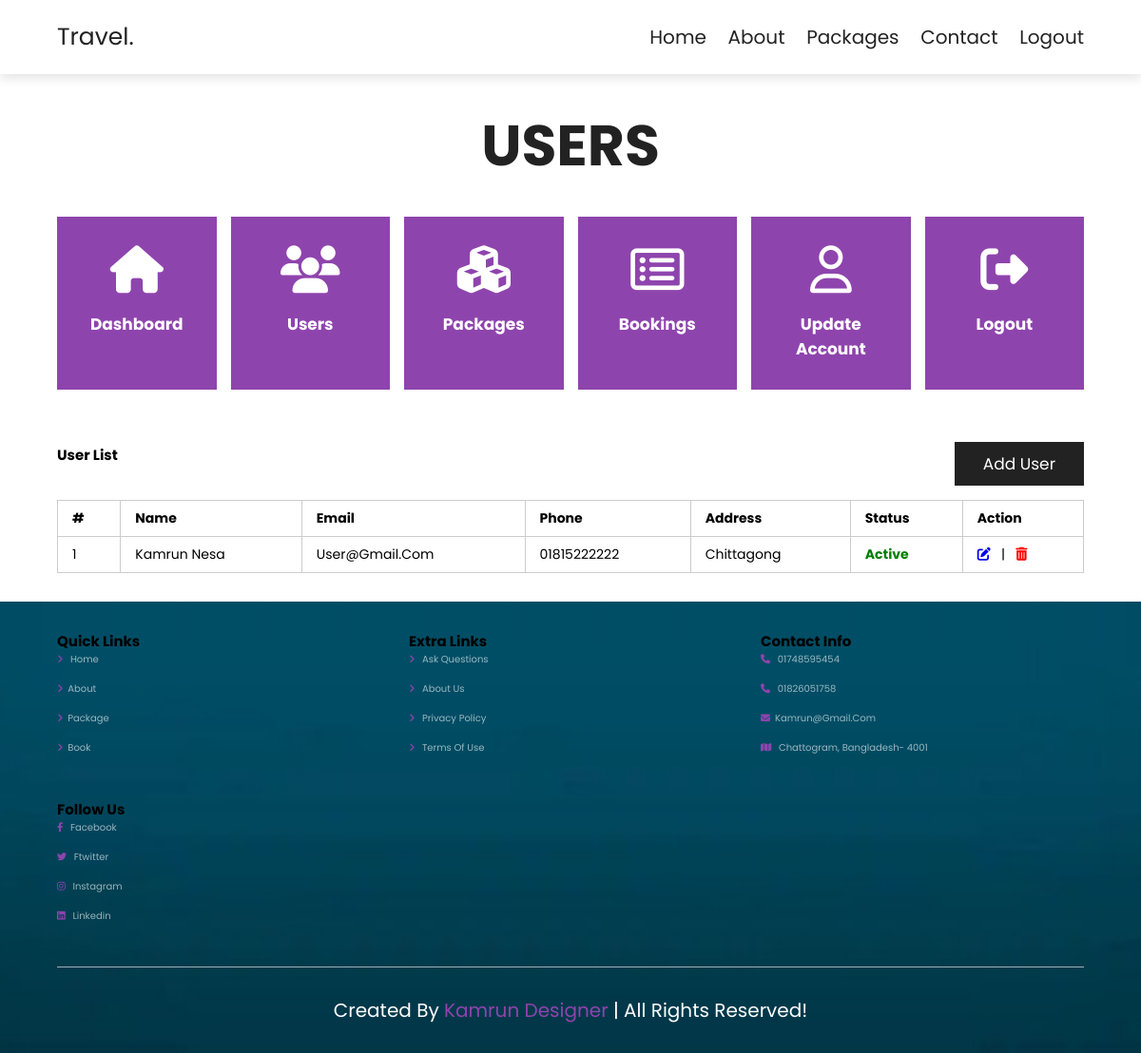
Screenshot of /admin/users/index.php (signed in) with the database file from the repository.
### tables this page shows
CREATE TABLE `users` (
  `id` int NOT NULL,
  `name` varchar(50) NOT NULL,
  `phone` varchar(20) NOT NULL,
  `address` varchar(150) NOT NULL,
  `email` varchar(150) NOT NULL,
  `password` varchar(150) NOT NULL,
  `role` enum('admin','user') NOT NULL DEFAULT 'user',
  `status` enum('active','inactive') NOT NULL DEFAULT 'active'
);

### admin/users/index.php (the view, shortened to what this page needs)
<?php
$query = mysqli_query($conn, "SELECT * FROM `users` WHERE `id` != '1' ORDER BY `id` DESC");
?>
<!DOCTYPE html>
<html lang="en">
<head>
    <?php include_once '../inc/head.php'; ?>
</head>
<body>
    <?php include_once '../inc/header.php'; ?>
    <section class="services">
        <h1 class="heading-title">Users</h1>
        <?php include_once "../inc/menu.php"; ?>
        <div style="display: flex; align-items: center; justify-content: space-between; margin-top: 35px; margin-bottom: 15px">
            <h1>User List</h1>
            <a href="add.php" class="btn">Add User</a>
        </div>
        <div class="table-responsive">
            <table width="100%" border="none">
                <thead>
                    <tr>
                        <th>#</th>
                        <th>Name</th>
                        <th>Email</th>
                        <th>Phone</th>
                        <th>Address</th>
                        <th>Status</th>
                        <th>Action</th>
                    </tr>
                </thead>
                <tbody>
                    <?php if (mysqli_num_rows($query) > 0) {
                        $count = 1;
                        while ($result = mysqli_fetch_assoc($query)) { ?>
                            <tr>
                                <td><?php echo $count; ?></td>
                                <td><?php echo $result['name']; ?></td>
                                <td><?php echo $result['email']; ?></td>
                                <td><?php echo $result['phone']; ?></td>
                                <td><?php echo $result['address']; ?></td>
                                <td>
                                    <?php if ($result['status'] == 'active') {
                                        echo '<span style="color: green; font-weight: bold">Active</span>';
                                    } else {
                                        echo '<span style="color: red; font-weight: bold">Inactive</span>';
                                    } ?>
                                </td>
                                <td>
                                    <a href="update.php?user=<?php echo $result['id']; ?>"><i class="fa fa-edit"></i></a>
                                    &nbsp; | &nbsp;
                                    <a href="delete.php?user=<?php echo $result['id']; ?>" style="color: red"><i class="fa fa-trash-can"></i></a>
                                </td>
                            </tr>
                        <?php $count++;
                        }
                    } else { ?>
                        <tr>
                            <td colspan="7" style="text-align: center; color: red; font-weight: bold">No users data found!</td>
                        </tr>
                    <?php } ?>
                </tbody>
            </table>
        </div>
    </section>
    <?php include_once '../inc/footer.php'; ?>
</body>
</html>

### admin/users/index.php (style rules this page uses)
div.table-responsive { overflow-x: auto; width: 100%; }
table { font-family: arial, sans-serif; border-collapse: collapse; width: 100%; }
td, th { border: 1px solid #ccc; text-align: left; padding: 8px 15px; font-size: 14px; text-wrap: nowrap; }

### rows the page displays
users: name "Kamrun Nesa", email "User@gmail.com", phone "01815222222", address "Chittagong", status "Active"
